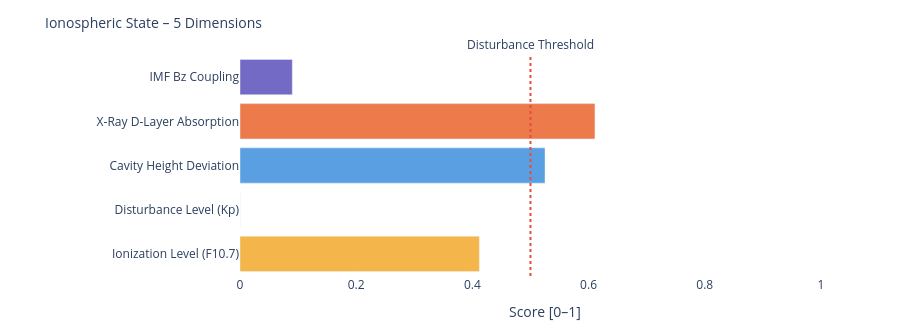

Source (notebook cell):
### Markdown cell above
---
### 📐 Systemic Insight: Geometric Cavity vs. Real Schumann Resonance

**Relevant for:** Layer 6 = delta analysis &nbsp;|&nbsp; Layer 7 = feature vector / system interpretation

A cavity height change from 80 km to 70 km shifts the **idealized geometric frequencies** only minimally:

| Modus | Aktuell | Referenz | Δ |
|-------|---------|----------|---|
| SR-1 | 10.4762 Hz | 10.4599 Hz | +16 mHz |
| SR-2 | 18.1452 Hz | 18.1171 Hz | +28 mHz |
| SR-3 | 25.6612 Hz | 25.6215 Hz | +40 mHz |
| SR-4 | 33.1285 Hz | 33.0772 Hz | +51 mHz |

The geometric effect is limited because 10 km is very small compared to Earth's radius (~6371 km).

**Consequence:** Real Schumann deviations are likely driven more strongly by **conductivity, damping, day/night structure, lightning distribution and source geometry** than by pure cavity height.

---

**Layer 6 compares:**
```
geometric Δ from Layer 4  vs.  observed Δ from real Schumann measurement data
```

**Layer 7 Feature:**
```
If real Δ >> geometric Δ  →  non-geometric factors dominant
```

### Code cell
# ============================================================
# IONOSPHERIC STATE – Summary gauge
# Five dimensions: ionization, disturbance, cavity height, X-Ray, Bz coupling
# ============================================================

def norm(v, lo, hi):
    if v is None: return None
    return round(max(0.0, min(1.0, (v - lo) / (hi - lo))), 3)

# Ionization level (F10.7 → F2-Layer)
ioniz = norm(f107_val, 60, 250)

# Disturbance level (Kp → E/F-Layer irregularities)
disturb = norm(kp_val, 0, 9)

# Cavity height deviation from reference (80 km)
h_dev = norm(abs(h_eff - 80), 0, 20)

# X-Ray ionization (D-Layer absorption)
xray_ioniz = None
if xray_now is not None:
    xray_ioniz = norm(math.log10(max(xray_now, 1e-9)) + 9, 0, 5)

# Bz coupling (southward Bz → stronger magnetosphere-ionosphere coupling)
bz_coupling = norm(-(bz_now or 0), -5, 30) if bz_now is not None else None

dims = [
    ('Ionization Level (F10.7)',    ioniz,      '#F2A623'),
    ('Disturbance Level (Kp)',      disturb,    '#7F77DD'),
    ('Cavity Height Deviation',     h_dev,      '#378ADD'),
    ('X-Ray D-Layer Absorption',    xray_ioniz, '#E85D24'),
    ('IMF Bz Coupling',             bz_coupling,'#534AB7'),
]

fig = go.Figure()
for name, val, col in dims:
    if val is not None:
        h = int(val * 20)
        bar = '█' * h + '░' * (20 - h)
        label = f'{name}:  {bar}  {val:.3f}'
    else:
        label = f'{name}:  {"─" * 20}  n/a'
    fig.add_trace(go.Bar(
        x=[val if val is not None else 0],
        y=[name],
        orientation='h',
        marker_color=col, opacity=0.82,
        showlegend=False
    ))

fig.add_vline(x=0.5, line_dash='dot', line_color='#e74c3c',
              annotation_text='Disturbance Threshold', annotation_position='top')
fig.update_layout(
    title=dict(text='Ionospheric State – 5 Dimensions', font=dict(size=14)),
    xaxis=dict(title='Score [0–1]', range=[0, 1.05]),
    height=330, plot_bgcolor='rgba(0,0,0,0)', paper_bgcolor='rgba(0,0,0,0)',
    margin=dict(l=240, r=50, t=55, b=40)
)
fig.show()

print(f'\nIonospheric state:')
for name, val, _ in dims:
    print(f'  {name:<35} {val:.3f}' if val is not None else f'  {name:<35} n/a')

### Figure 1 — Plotly figure (JSON) as saved in the notebook; plotly's stock layout.template omitted (floating-point values rounded to 4 significant figures)
{"data": [{"marker": {"color": "#F2A623"}, "opacity": 0.82, "orientation": "h", "showlegend": false, "type": "bar", "x": [0.412], "y": ["Ionization Level (F10.7)"]}, {"marker": {"color": "#7F77DD"}, "opacity": 0.82, "orientation": "h", "showlegend": false, "type": "bar", "x": [0.0], "y": ["Disturbance Level (Kp)"]}, {"marker": {"color": "#378ADD"}, "opacity": 0.82, "orientation": "h", "showlegend": false, "type": "bar", "x": [0.525], "y": ["Cavity Height Deviation"]}, {"marker": {"color": "#E85D24"}, "opacity": 0.82, "orientation": "h", "showlegend": false, "type": "bar", "x": [0.611], "y": ["X-Ray D-Layer Absorption"]}, {"marker": {"color": "#534AB7"}, "opacity": 0.82, "orientation": "h", "showlegend": false, "type": "bar", "x": [0.09], "y": ["IMF Bz Coupling"]}], "layout": {"annotations": [{"showarrow": false, "text": "Disturbance Threshold", "x": 0.5, "xanchor": "center", "xref": "x", "y": 1, "yanchor": "bottom", "yref": "y domain"}], "height": 330, "margin": {"b": 40, "l": 240, "r": 50, "t": 55}, "paper_bgcolor": "rgba(0,0,0,0)", "plot_bgcolor": "rgba(0,0,0,0)", "shapes": [{"line": {"color": "#e74c3c", "dash": "dot"}, "type": "line", "x0": 0.5, "x1": 0.5, "xref": "x", "y0": 0, "y1": 1, "yref": "y domain"}], "title": {"font": {"size": 14}, "text": "Ionospheric State – 5 Dimensions"}, "xaxis": {"range": [0, 1.05], "title": {"text": "Score [0–1]"}}}}
